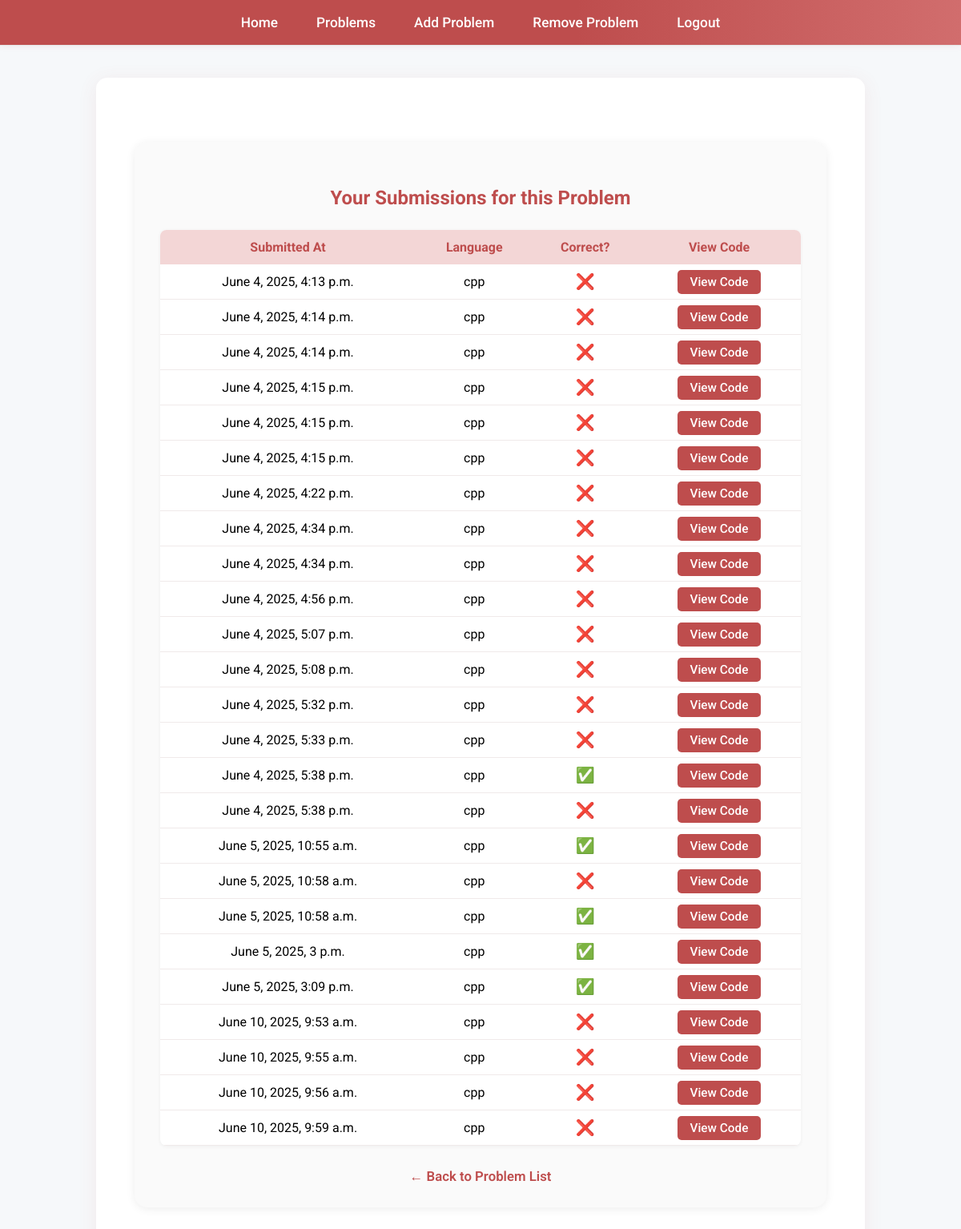
Before: /Teachers/Tproblem/1/submissions/ (signed in) with the older database file.
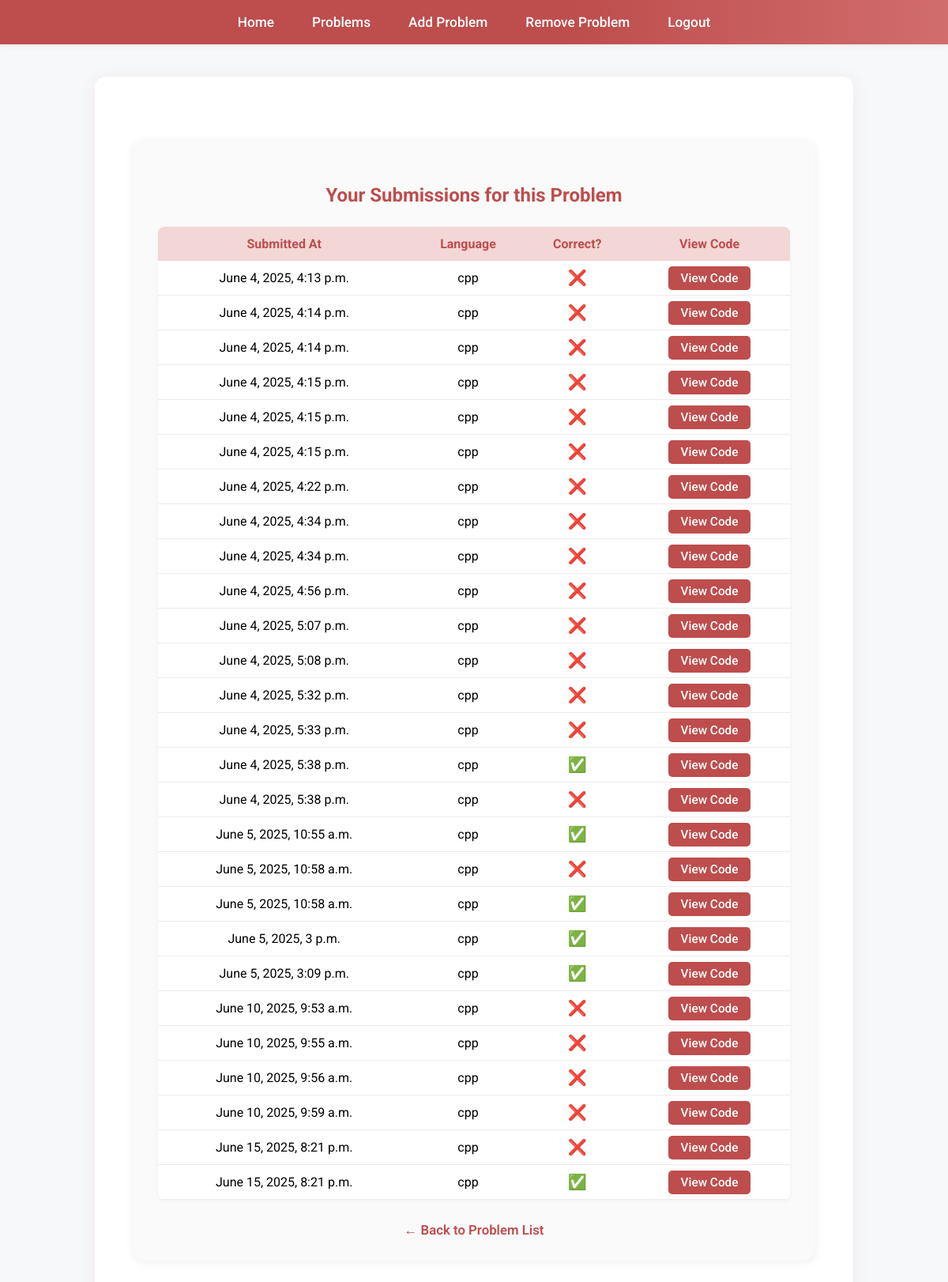
After: the same page with the newer database file.
### submit/models.py (models this page shows)
class CodeSubmit(models.Model):
    user = models.ForeignKey(settings.AUTH_USER_MODEL, on_delete=models.CASCADE, related_name='code_submissions')
    problem = models.ForeignKey(Problem, on_delete=models.CASCADE, null=True, blank=True, related_name='submissions')
    language= models.CharField(max_length=50)
    code = models.TextField()
    input = models.TextField(null=True, blank =True)
    output = models.TextField(null = True, blank= True)
    is_correct = models.BooleanField(default=False)
    timestamp = models.DateTimeField(auto_now_add=True)

### Teachers/views.py (the view)
# urls.py: path('Tproblem/<int:pk>/submissions/', views.Tproblem_submissions, name='Tproblem_submissions'),
@login_required
@user_passes_test(is_teacher)
def Tproblem_submissions(request, pk):
    problem = get_object_or_404(Problem, pk = pk)
    submissions = CodeSubmit.objects.filter(user=request.user, problem=problem).order_by('timestamp')
    return render(request, 'Tproblem_submissions.html', {
        'problem':problem,
        'submissions': submissions,
    })

### Teachers/views.py (called while the page is built)
def is_teacher(user):
    return hasattr(user, 'profile') and user.profile.user_type =='teacher'

### Teachers/Templates/Tproblem_submissions.html
{% extends "base.html" %}
{% block content %}
<div style="
    max-width: 800px;
    margin: 40px auto;
    background: #fafafa;
    border-radius: 16px;
    box-shadow: 0 2px 12px #eee;
    padding: 36px 32px 28px 32px;
">
    <h2 style="color:#be4d4d; text-align:center; margin-bottom:26px;">
        Your Submissions for this Problem
    </h2>
    <table style="
        width:100%;
        border-collapse:collapse;
        background:#fff;
        border-radius:8px;
        overflow:hidden;
        box-shadow: 0 1px 4px #eee;
        font-size:1em;
    ">
        <thead>
            <tr style="background:#f3d6d6; color:#be4d4d;">
                <th style="padding:12px 8px;">Submitted At</th>
                <th style="padding:12px 8px;">Language</th>
                <th style="padding:12px 8px;">Correct?</th>
                <th style="padding:12px 8px;">View Code</th>
            </tr>
        </thead>
        <tbody>
        {% for sub in submissions %}
            <tr style="text-align:center; border-bottom:1px solid #f0eaea;">
                <td style="padding:10px 8px;">{{ sub.timestamp }}</td>
                <td style="padding:10px 8px;">{{ sub.language }}</td>
                <td style="padding:10px 8px;">
                    {% if sub.is_correct %}
                        <span style="font-size:1.2em; color:rgb(31, 228, 47);">✅</span>
                    {% else %}
                        <span style="font-size:1.2em; color:#be4d4d;">❌</span>
                    {% endif %}
                </td>
                <td style="padding:10px 8px;">
                    <a href="{% url 'Tview_code_submission' sub.id %}" style="
                        background:#be4d4d;
                        color:#fff;
                        padding:6px 16px;
                        border-radius:5px;
                        text-decoration:none;
                        font-size:0.96em;
                        font-weight:500;
                        transition:background 0.2s;
                    "
                    onmouseover="this.style.background='#a63a3a'"
                    onmouseout="this.style.background='#be4d4d'">
                        View Code
                    </a>
                </td>
            </tr>
        {% empty %}
            <tr>
                <td colspan="4" style="padding:18px; color:#888;">No submissions yet.</td>
            </tr>
        {% endfor %}
        </tbody>
    </table>
    <div style="margin-top:28px; text-align:center;">
        <a href="{% url 'problems' %}" style="color:#be4d4d; text-decoration:none; font-weight:600; font-size:1.05em;">
            &larr; Back to Problem List
        </a>
    </div>
</div>
{% endblock %}

Changed rows visible on the page:
added CodeSubmit: timestamp "June 15, 2025, 8:21 p.m.", language "cpp"
added CodeSubmit: timestamp "June 15, 2025, 8:21 p.m.", language "cpp"
